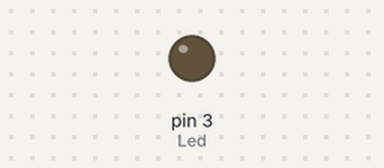
This sketch was run on a simulated Arduino Uno, built with avr-gcc and run on an emulated ATmega328P. Shown: output pins drawn as LEDs (lit = HIGH).

Above: at 1.5 s.
At 4.5 s:
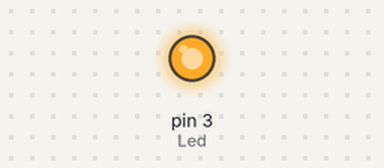
Timing chart, 0 to 7.8 s (numbered marks = the images above):
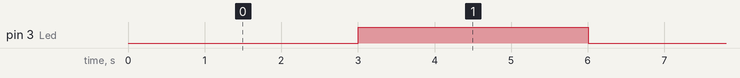

The sketch:

Ejemplo_Millis.ino
```cpp
// Creado ChepeCarlos de ALSW
// Tutorial Completo en https://nocheprogramacion.com
// Canal Youtube https://youtube.com/alswnet?sub_confirmation=1

int Led = 3;
float Espera = 3000;
float TiempoAnterior = 0;
boolean EstadoLed = false;

void setup() {
  pinMode(Led, OUTPUT);
}

void loop() {
  float TiempoActual = millis();

  if (TiempoActual - TiempoAnterior > Espera) {
    TiempoAnterior = TiempoActual;
    EstadoLed = ! EstadoLed;
    if (EstadoLed) {
      digitalWrite(Led, 1);
    }
    else {
      digitalWrite(Led, 0);
    }
  }
}
```

Measured:
- by itself, pin 3 (Led): alternates HIGH for 3.0 s and LOW for 3.0 s
